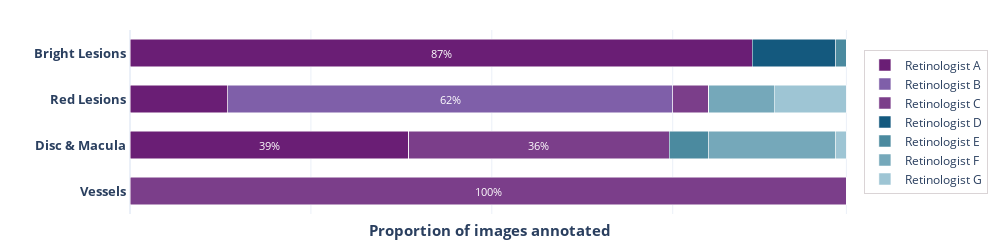

Write notebook code for a chart like this one.
### Code cell
retinologists_colors = {
    "A": PURPLE4,
    "B": PURPLE2bis,
    "C": PURPLE3,
    "D": TEAL4,
    "E": TEAL2,
    "F": TEAL1,
    "G": TEAL0,
}
tasks = ["Bright Lesions", "Red Lesions", "Disc & Macula", "Vessels"]

df = pd.DataFrame(index=list("ABCDEFG"))
for task, annotation_task in zip(tasks, [BRIGHT_TASK, RED_TASK, DISC_MACULA_TASK, VESSELS_TASK], strict=True):
    df[task] = annotations_infos[(annotation_task, RETINOLOGIST_INFOS)].value_counts()
df = df.fillna(0).astype(int).T

tasks = list(reversed(tasks))

fig = go.Figure()
for i, (r, color) in enumerate(retinologists_colors.items()):
    fig.add_trace(
        go.Bar(
            y=[f"<b>{t}</b>" for t in tasks],
            x=df[r][tasks],
            name="Retinologist " + r,
            orientation="h",
            marker=dict(color=color),
            legendrank=i,
            text=[f"{df[r][task]/1.98:.0f}%" if df[r][task] > 60 else "" for task in tasks],
            insidetextanchor="middle",
            textfont=dict(size=11, color=WHITE),
        )
    )

fig.update_xaxes(
    title="<b>Proportion of images annotated</b>",
    titlefont={"size": 15},
    range=[0, 199],
    tickvals=[0, 50, 100, 150, 198],
    showticklabels=False,
)
fig.update_yaxes(tickfont={"size": 13}, categoryorder="array", ticksuffix=" ")
fig.update_layout(
    barmode="stack",
    bargap=0.4,
    legend=dict(
        orientation="v",
        yanchor="middle",
        y=0.5,
        xanchor="left",
        x=1.02,
        traceorder="normal",
        bordercolor="#b5aaad",
        borderwidth=0.5,
        grouptitlefont_size=11,
    ),
    height=210,
    width=1000,
    template="plotly_white",
    margin={"t": 30, "l": 130, "r": 150, "b": 0},
)

fig.show()
fig.write_image("figures/retinologist_contribution.pdf")

### Figure 1 — Plotly figure (JSON) as saved in the notebook; plotly's stock layout.template omitted (floating-point values rounded to 4 significant figures)
{"data": [{"insidetextanchor": "middle", "legendrank": 0, "marker": {"color": "#6a1e75"}, "name": "Retinologist A", "orientation": "h", "text": ["", "39%", "", "87%"], "textfont": {"color": "#ffffff", "size": 11}, "type": "bar", "x": [0, 77, 27, 172], "y": ["<b>Vessels</b>", "<b>Disc & Macula</b>", "<b>Red Lesions</b>", "<b>Bright Lesions</b>"]}, {"insidetextanchor": "middle", "legendrank": 1, "marker": {"color": "#7f5fa9"}, "name": "Retinologist B", "orientation": "h", "text": ["", "", "62%", ""], "textfont": {"color": "#ffffff", "size": 11}, "type": "bar", "x": [0, 0, 123, 0], "y": ["<b>Vessels</b>", "<b>Disc & Macula</b>", "<b>Red Lesions</b>", "<b>Bright Lesions</b>"]}, {"insidetextanchor": "middle", "legendrank": 2, "marker": {"color": "#7b3e8a"}, "name": "Retinologist C", "orientation": "h", "text": ["100%", "36%", "", ""], "textfont": {"color": "#ffffff", "size": 11}, "type": "bar", "x": [198, 72, 10, 0], "y": ["<b>Vessels</b>", "<b>Disc & Macula</b>", "<b>Red Lesions</b>", "<b>Bright Lesions</b>"]}, {"insidetextanchor": "middle", "legendrank": 3, "marker": {"color": "#14597e"}, "name": "Retinologist D", "orientation": "h", "text": ["", "", "", ""], "textfont": {"color": "#ffffff", "size": 11}, "type": "bar", "x": [0, 0, 0, 23], "y": ["<b>Vessels</b>", "<b>Disc & Macula</b>", "<b>Red Lesions</b>", "<b>Bright Lesions</b>"]}, {"insidetextanchor": "middle", "legendrank": 4, "marker": {"color": "#4b8a9f"}, "name": "Retinologist E", "orientation": "h", "text": ["", "", "", ""], "textfont": {"color": "#ffffff", "size": 11}, "type": "bar", "x": [0, 11, 0, 3], "y": ["<b>Vessels</b>", "<b>Disc & Macula</b>", "<b>Red Lesions</b>", "<b>Bright Lesions</b>"]}, {"insidetextanchor": "middle", "legendrank": 5, "marker": {"color": "#75a8ba"}, "name": "Retinologist F", "orientation": "h", "text": ["", "", "", ""], "textfont": {"color": "#ffffff", "size": 11}, "type": "bar", "x": [0, 35, 18, 0], "y": ["<b>Vessels</b>", "<b>Disc & Macula</b>", "<b>Red Lesions</b>", "<b>Bright Lesions</b>"]}, {"insidetextanchor": "middle", "legendrank": 6, "marker": {"color": "#9ec5d4"}, "name": "Retinologist G", "orientation": "h", "text": ["", "", "", ""], "textfont": {"color": "#ffffff", "size": 11}, "type": "bar", "x": [0, 3, 20, 0], "y": ["<b>Vessels</b>", "<b>Disc & Macula</b>", "<b>Red Lesions</b>", "<b>Bright Lesions</b>"]}], "layout": {"bargap": 0.4, "barmode": "stack", "height": 210, "legend": {"bordercolor": "#b5aaad", "borderwidth": 0.5, "grouptitlefont": {"size": 11}, "orientation": "v", "traceorder": "normal", "x": 1.02, "xanchor": "left", "y": 0.5, "yanchor": "middle"}, "margin": {"b": 0, "l": 130, "r": 150, "t": 30}, "width": 1000, "xaxis": {"range": [0, 199], "showticklabels": false, "tickvals": [0, 50, 100, 150, 198], "title": {"font": {"size": 15}, "text": "<b>Proportion of images annotated</b>"}}, "yaxis": {"categoryorder": "array", "tickfont": {"size": 13}, "ticksuffix": " "}}}
